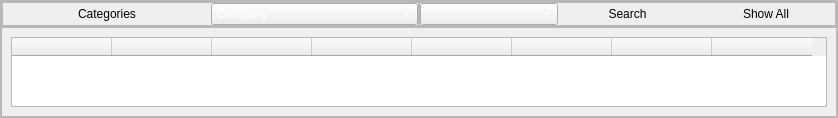
                  <widget class="QFrame" name="frame_119">
                   <property name="sizePolicy">
                    <sizepolicy hsizetype="Expanding" vsizetype="Preferred">
                     <horstretch>0</horstretch>
                     <verstretch>0</verstretch>
                    </sizepolicy>
                   </property>
                   <property name="frameShape">
                    <enum>QFrame::StyledPanel</enum>
                   </property>
                   <property name="frameShadow">
                    <enum>QFrame::Sunken</enum>
                   </property>
                   <layout class="QVBoxLayout" name="verticalLayout_89">
                    <property name="spacing">
                     <number>0</number>
                    </property>
                    <property name="leftMargin">
                     <number>0</number>
                    </property>
                    <property name="topMargin">
                     <number>0</number>
                    </property>
                    <property name="rightMargin">
                     <number>0</number>
                    </property>
                    <property name="bottomMargin">
                     <number>0</number>
                    </property>
                    <item alignment="Qt::AlignTop">
                     <widget class="QFrame" name="frame_120">
                      <property name="frameShape">
                       <enum>QFrame::StyledPanel</enum>
                      </property>
                      <property name="frameShadow">
                       <enum>QFrame::Raised</enum>
                      </property>
                      <layout class="QHBoxLayout" name="horizontalLayout_38">
                       <property name="spacing">
                        <number>0</number>
                       </property>
                       <property name="leftMargin">
                        <number>0</number>
                       </property>
                       <property name="topMargin">
                        <number>0</number>
                       </property>
                       <property name="rightMargin">
                        <number>0</number>
                       </property>
                       <property name="bottomMargin">
                        <number>0</number>
                       </property>
                       <item>
                        <widget class="QFrame" name="frame_121">
                         <property name="frameShape">
                          <enum>QFrame::StyledPanel</enum>
                         </property>
                         <property name="frameShadow">
                          <enum>QFrame::Raised</enum>
                         </property>
                         <layout class="QHBoxLayout" name="horizontalLayout_39">
                          <property name="spacing">
                           <number>0</number>
                          </property>
                          <property name="leftMargin">
                           <number>0</number>
                          </property>
                          <property name="topMargin">
                           <number>0</number>
                          </property>
                          <property name="rightMargin">
                           <number>0</number>
                          </property>
                          <property name="bottomMargin">
                           <number>0</number>
                          </property>
                          <item>
                           <widget class="QLabel" name="label_58">
                            <property name="styleSheet">
                             <string notr="true">font: 16pt &quot;Century Gothic&quot;;</string>
                            </property>
                            <property name="text">
                             <string>Categories</string>
                            </property>
                            <property name="alignment">
                             <set>Qt::AlignCenter</set>
                            </property>
                           </widget>
                          </item>
                          <item>
                           <widget class="QComboBox" name="wholesaler_sort1_combo">
                            <property name="cursor">
                             <cursorShape>PointingHandCursor</cursorShape>
                            </property>
                            <property name="styleSheet">
                             <string notr="true">font: 10pt &quot;Century Gothic&quot;;
color: rgb(255, 255, 255);</string>
                            </property>
                            <item>
                             <property name="text">
                              <string>Company</string>
                             </property>
                            </item>
                            <item>
                             <property name="text">
                              <string>Chemical</string>
                             </property>
                            </item>
                           </widget>
                          </item>
                         </layout>
                        </widget>
                       </item>
                       <item>
                        <widget class="QFrame" name="frame_122">
                         <property name="frameShape">
                          <enum>QFrame::StyledPanel</enum>
                         </property>
                         <property name="frameShadow">
                          <enum>QFrame::Raised</enum>
                         </property>
                         <layout class="QHBoxLayout" name="horizontalLayout_40">
                          <property name="spacing">
                           <number>0</number>
                          </property>
                          <property name="leftMargin">
                           <number>0</number>
                          </property>
                          <property name="topMargin">
                           <number>0</number>
                          </property>
                          <property name="rightMargin">
                           <number>0</number>
                          </property>
                          <property name="bottomMargin">
                           <number>0</number>
                          </property>
                          <item>
                           <widget class="QComboBox" name="wholesaler_sort2_combo">
                            <property name="cursor">
                             <cursorShape>PointingHandCursor</cursorShape>
                            </property>
                            <property name="styleSheet">
                             <string notr="true">font: 10pt &quot;Century Gothic&quot;;
color: rgb(255, 255, 255);</string>
                            </property>
                           </widget>
                          </item>
                          <item>
                           <widget class="QPushButton" name="wholesaler_search">
                            <property name="cursor">
                             <cursorShape>PointingHandCursor</cursorShape>
                            </property>
                            <property name="styleSheet">
                             <string notr="true">font: 12pt &quot;Century Gothic&quot;;</string>
                            </property>
                            <property name="text">
                             <string>Search</string>
                            </property>
                            <property name="flat">
                             <bool>true</bool>
                            </property>
                           </widget>
                          </item>
                          <item>
                           <widget class="QPushButton" name="wholesaler_show_all_btn">
                            <property name="cursor">
                             <cursorShape>PointingHandCursor</cursorShape>
                            </property>
                            <property name="styleSheet">
                             <string notr="true">font: 12pt &quot;Century Gothic&quot;;</string>
                            </property>
                            <property name="text">
                             <string>Show All</string>
                            </property>
                            <property name="flat">
                             <bool>true</bool>
                            </property>
                           </widget>
                          </item>
                         </layout>
                        </widget>
                       </item>
                      </layout>
                     </widget>
                    </item>
                    <item>
                     <widget class="QFrame" name="frame_123">
                      <property name="sizePolicy">
                       <sizepolicy hsizetype="Preferred" vsizetype="Expanding">
                        <horstretch>0</horstretch>
                        <verstretch>0</verstretch>
                       </sizepolicy>
                      </property>
                      <property name="frameShape">
                       <enum>QFrame::StyledPanel</enum>
                      </property>
                      <property name="frameShadow">
                       <enum>QFrame::Sunken</enum>
                      </property>
                      <layout class="QHBoxLayout" name="horizontalLayout_49">
                       <item>
                        <widget class="QTableWidget" name="tableWidget_3">
                         <property name="styleSheet">
                          <string notr="true">font: 10pt &quot;Century Gothic&quot;;
color: rgb(255, 255, 255);
</string>
                         </property>
                         <property name="sizeAdjustPolicy">
                          <enum>QAbstractScrollArea::AdjustToContents</enum>
                         </property>
                         <property name="sortingEnabled">
                          <bool>false</bool>
                         </property>
                         <column>
                          <property name="text">
                           <string/>
                          </property>
                         </column>
                         <column>
                          <property name="text">
                           <string/>
                          </property>
                         </column>
                         <column>
                          <property name="text">
                           <string/>
                          </property>
                         </column>
                         <column>
                          <property name="text">
                           <string/>
                          </property>
                         </column>
                         <column>
                          <property name="text">
                           <string/>
                          </property>
                         </column>
                         <column>
                          <property name="text">
                           <string/>
                          </property>
                         </column>
                         <column>
                          <property name="text">
                           <string/>
                          </property>
                         </column>
                         <column>
                          <property name="text">
                           <string/>
                          </property>
                         </column>
                        </widget>
                       </item>
                      </layout>
                     </widget>
                    </item>
                   </layout>
                  </widget>
